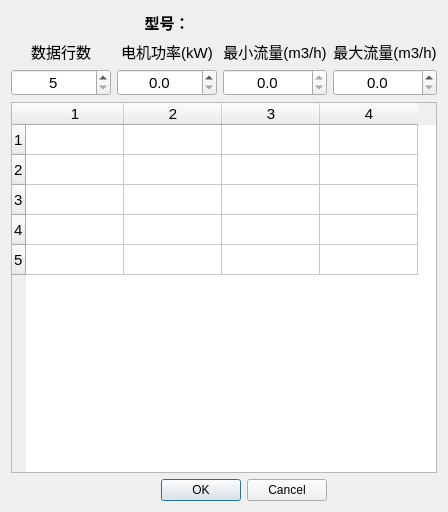
<?xml version="1.0" encoding="UTF-8"?>
<ui version="4.0">
 <class>CPumpDataInputDialog</class>
 <widget class="QDialog" name="CPumpDataInputDialog">
  <property name="geometry">
   <rect>
    <x>0</x>
    <y>0</y>
    <width>448</width>
    <height>512</height>
   </rect>
  </property>
  <property name="windowTitle">
   <string>Dialog</string>
  </property>
  <property name="modal">
   <bool>false</bool>
  </property>
  <layout class="QGridLayout" name="gridLayout">
   <item row="1" column="3">
    <widget class="QLabel" name="label_4">
     <property name="font">
      <font>
       <pointsize>11</pointsize>
      </font>
     </property>
     <property name="text">
      <string>最大流量(m3/h)</string>
     </property>
     <property name="alignment">
      <set>Qt::AlignCenter</set>
     </property>
    </widget>
   </item>
   <item row="2" column="0">
    <widget class="QSpinBox" name="maxRows">
     <property name="font">
      <font>
       <pointsize>11</pointsize>
      </font>
     </property>
     <property name="alignment">
      <set>Qt::AlignCenter</set>
     </property>
     <property name="minimum">
      <number>5</number>
     </property>
     <property name="maximum">
      <number>10</number>
     </property>
    </widget>
   </item>
   <item row="0" column="2">
    <widget class="QLabel" name="model">
     <property name="font">
      <font>
       <pointsize>11</pointsize>
      </font>
     </property>
     <property name="text">
      <string/>
     </property>
     <property name="alignment">
      <set>Qt::AlignLeading|Qt::AlignLeft|Qt::AlignVCenter</set>
     </property>
    </widget>
   </item>
   <item row="0" column="1">
    <widget class="QLabel" name="label_5">
     <property name="font">
      <font>
       <pointsize>11</pointsize>
       <bold>true</bold>
      </font>
     </property>
     <property name="text">
      <string>型号：</string>
     </property>
     <property name="alignment">
      <set>Qt::AlignCenter</set>
     </property>
    </widget>
   </item>
   <item row="3" column="0" colspan="4">
    <widget class="CPumpDataInputTable" name="tableWidget">
     <property name="font">
      <font>
       <pointsize>11</pointsize>
       <italic>false</italic>
       <bold>false</bold>
      </font>
     </property>
     <property name="styleSheet">
      <string notr="true">font: 290 11pt &quot;Microsoft YaHei&quot;;</string>
     </property>
     <property name="alternatingRowColors">
      <bool>false</bool>
     </property>
     <property name="showGrid">
      <bool>true</bool>
     </property>
     <property name="gridStyle">
      <enum>Qt::SolidLine</enum>
     </property>
     <property name="wordWrap">
      <bool>false</bool>
     </property>
     <property name="rowCount">
      <number>5</number>
     </property>
     <property name="columnCount">
      <number>4</number>
     </property>
     <attribute name="horizontalHeaderMinimumSectionSize">
      <number>50</number>
     </attribute>
     <attribute name="horizontalHeaderDefaultSectionSize">
      <number>98</number>
     </attribute>
     <attribute name="horizontalHeaderHighlightSections">
      <bool>true</bool>
     </attribute>
     <attribute name="verticalHeaderShowSortIndicator" stdset="0">
      <bool>false</bool>
     </attribute>
     <row/>
     <row/>
     <row/>
     <row/>
     <row/>
     <column/>
     <column/>
     <column/>
     <column/>
    </widget>
   </item>
   <item row="2" column="2">
    <widget class="QDoubleSpinBox" name="minFlow">
     <property name="font">
      <font>
       <pointsize>11</pointsize>
      </font>
     </property>
     <property name="alignment">
      <set>Qt::AlignCenter</set>
     </property>
     <property name="readOnly">
      <bool>true</bool>
     </property>
     <property name="suffix">
      <string/>
     </property>
     <property name="decimals">
      <number>1</number>
     </property>
     <property name="maximum">
      <double>100000.000000000000000</double>
     </property>
    </widget>
   </item>
   <item row="1" column="0">
    <widget class="QLabel" name="label">
     <property name="font">
      <font>
       <pointsize>11</pointsize>
      </font>
     </property>
     <property name="text">
      <string>数据行数</string>
     </property>
     <property name="alignment">
      <set>Qt::AlignCenter</set>
     </property>
    </widget>
   </item>
   <item row="1" column="2">
    <widget class="QLabel" name="label_3">
     <property name="font">
      <font>
       <pointsize>11</pointsize>
      </font>
     </property>
     <property name="text">
      <string>最小流量(m3/h)</string>
     </property>
     <property name="alignment">
      <set>Qt::AlignCenter</set>
     </property>
    </widget>
   </item>
   <item row="2" column="1">
    <widget class="QDoubleSpinBox" name="motorPower">
     <property name="font">
      <font>
       <pointsize>11</pointsize>
      </font>
     </property>
     <property name="alignment">
      <set>Qt::AlignCenter</set>
     </property>
     <property name="suffix">
      <string/>
     </property>
     <property name="decimals">
      <number>1</number>
     </property>
     <property name="minimum">
      <double>0.000000000000000</double>
     </property>
     <property name="maximum">
      <double>10000.000000000000000</double>
     </property>
     <property name="value">
      <double>0.000000000000000</double>
     </property>
    </widget>
   </item>
   <item row="2" column="3">
    <widget class="QDoubleSpinBox" name="maxFlow">
     <property name="font">
      <font>
       <pointsize>11</pointsize>
      </font>
     </property>
     <property name="alignment">
      <set>Qt::AlignCenter</set>
     </property>
     <property name="suffix">
      <string/>
     </property>
     <property name="decimals">
      <number>1</number>
     </property>
     <property name="maximum">
      <double>100000.000000000000000</double>
     </property>
    </widget>
   </item>
   <item row="1" column="1">
    <widget class="QLabel" name="label_2">
     <property name="font">
      <font>
       <pointsize>11</pointsize>
      </font>
     </property>
     <property name="text">
      <string>电机功率(kW)</string>
     </property>
     <property name="alignment">
      <set>Qt::AlignCenter</set>
     </property>
    </widget>
   </item>
   <item row="4" column="1" colspan="2">
    <widget class="QDialogButtonBox" name="buttonBox">
     <property name="layoutDirection">
      <enum>Qt::LeftToRight</enum>
     </property>
     <property name="orientation">
      <enum>Qt::Horizontal</enum>
     </property>
     <property name="standardButtons">
      <set>QDialogButtonBox::Cancel|QDialogButtonBox::Ok</set>
     </property>
    </widget>
   </item>
  </layout>
 </widget>
 <customwidgets>
  <customwidget>
   <class>CPumpDataInputTable</class>
   <extends>QTableWidget</extends>
   <header>PumpSystem/PumpData/cpumpdatainputtable.h</header>
  </customwidget>
 </customwidgets>
 <resources/>
 <connections>
  <connection>
   <sender>buttonBox</sender>
   <signal>accepted()</signal>
   <receiver>CPumpDataInputDialog</receiver>
   <slot>accept()</slot>
   <hints>
    <hint type="sourcelabel">
     <x>248</x>
     <y>254</y>
    </hint>
    <hint type="destinationlabel">
     <x>157</x>
     <y>274</y>
    </hint>
   </hints>
  </connection>
  <connection>
   <sender>buttonBox</sender>
   <signal>rejected()</signal>
   <receiver>CPumpDataInputDialog</receiver>
   <slot>reject()</slot>
   <hints>
    <hint type="sourcelabel">
     <x>316</x>
     <y>260</y>
    </hint>
    <hint type="destinationlabel">
     <x>286</x>
     <y>274</y>
    </hint>
   </hints>
  </connection>
 </connections>
</ui>
